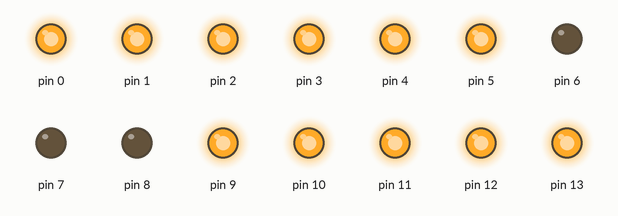
Bench run of a sketch on a simulated Arduino Uno, built with avr-gcc and run on an emulated ATmega328P. Shown: output pins drawn as LEDs (lit = HIGH).

Above: at 0.1 s.
At 1.5 s:
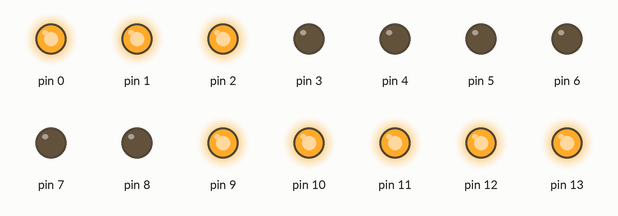
At 2.9 s:
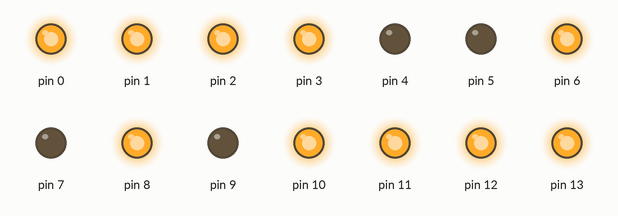
At 5.7 s:
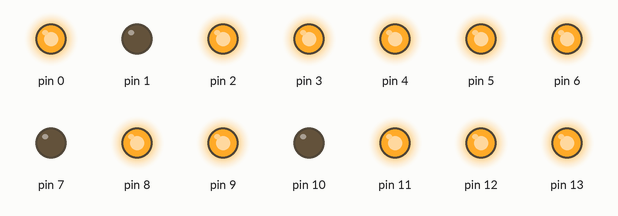
At 8.5 s:
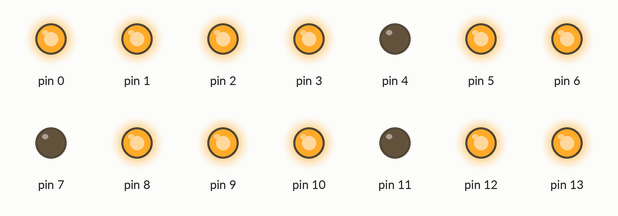
At 11.3 s:
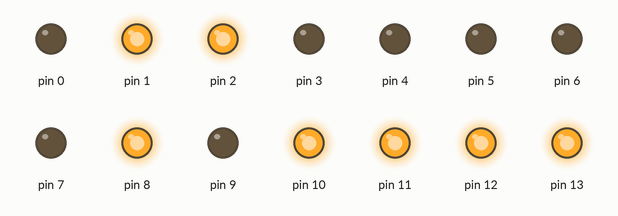
Timing chart, 0 to 11.6 s (numbered marks = the images above):
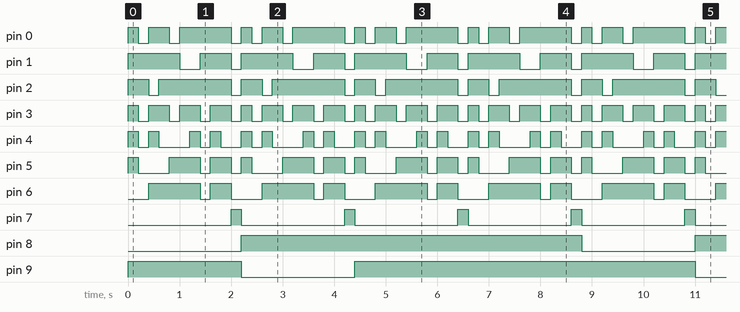

Measured:
- by itself, pin 0: repeats every 2.2 s: LOW 0.20 s, HIGH 0.40 s, LOW 0.20 s, HIGH 1.0 s, LOW 0.20 s, HIGH 0.20 s
- by itself, pin 1: repeats every 2.2 s: LOW 0.40 s, HIGH 0.60 s, LOW 0.20 s, HIGH 1.0 s
- by itself, pin 2: repeats every 2.2 s: LOW 0.20 s, HIGH 1.4 s, LOW 0.20 s, HIGH 0.40 s
- by itself, pin 3: repeats every 2.2 s: 3 × (LOW 0.20 s, HIGH 0.40 s), LOW 0.20 s, HIGH 0.20 s
- by itself, pin 4: repeats every 2.2 s: LOW 0.20 s, HIGH 0.20 s, LOW 0.60 s, HIGH 0.20 s, LOW 0.20 s, HIGH 0.20 s, LOW 0.40 s, HIGH 0.20 s
- by itself, pin 5: repeats every 2.2 s: LOW 0.60 s, HIGH 0.60 s, LOW 0.20 s, HIGH 0.40 s, LOW 0.20 s, HIGH 0.20 s
- by itself, pin 6: repeats every 2.2 s: LOW 0.20 s, HIGH 0.40 s, LOW 0.60 s, HIGH 1.0 s
- by itself, pin 7: alternates HIGH for 0.20 s and LOW for 2.0 s

The sketch:

Lab_7_01.ino
```cpp
static byte num = 0;

void setup() {
  DDRD = B11111111; // піни портів D (на платі 0-7 піни) і
  DDRB = B111111; // B (на платі 8-13 піни) позначаєм вихідними

  PORTB = B111111; // встановлюємо високий рівень пінів порта В (на платі 8-13 піни)
}

void loop() {
  PORTB |= ~PORTB; //PORTB = B111111; // встановлюємо високий рівень на пінах 8-13 порта В
  PORTB &= ~(1 << num); //PORTB = B111110; // встановлюємо низький рівень 8 піна порта В при num=0
  num++;
  num %= 4;

  PORTD = B00111111; // пишем "нуль" у порт D
  delay(200); // пауза півсекунди
  PORTD = B00000110; // пишем "одиницю" у порт D
  delay(200);
  PORTD = B01011011; // пишем "двійку" у порт D
  delay(200);
  PORTD = B01001111; // пишем "трійку" у порт D
  delay(200);
  PORTD = B01100110; // пишем "четвірку" у порт D
  delay(200);
  PORTD = B01101101; // пишем "п'ятірку" у порт D
  delay(200);
  PORTD = B01111101; // пишем "шестірку" у порт D
  delay(200);
  PORTD = B00000111; // пишем "семірку" у порт D
  delay(200);
  PORTD = B01111111; // пишем "вісімку" у порт D
  delay(200);
  PORTD = B01101111; // пишем "дев'ятку" у порт D
  delay(200);
  PORTD = B10000000; // пишем "крапка" у порт D
  delay(200);
}
```
